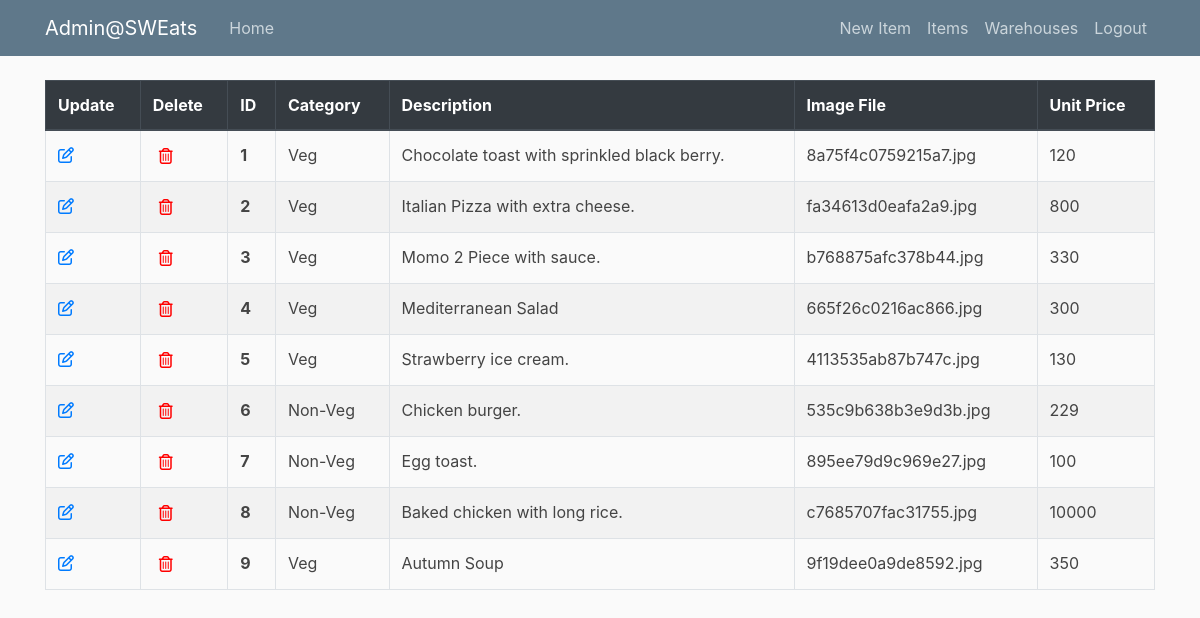
Page /admin/item (signed in) on the committed database.
### sweats/models.py (models this page shows, shortened)
class Item(db.Model):
    __tablename__ = 'items'
    id = db.Column(db.Integer , primary_key=True)
    category = db.Column(db.String(20))
    description = db.Column(db.String(200), nullable=False)
    image_file = db.Column(db.String(20), nullable=False)
    unit_price = db.Column(db.Integer , nullable=False)
    order_items = db.relationship('OrderItem' , backref='item' , lazy=True)

### sweats/admin/routes.py (the view)
@admin.route('/admin/<model_name>')
@login_required
def model(model_name):
    if not current_user.admin:
        abort(403)
    model_instance = ''
    if model_name == "item":
        model_instance = Item
        title = "Items"
        template_name = 'items.html'
    elif model_name == "warehouse":
        model_instance = Warehouse
        title = "Warehouses"
        template_name = 'warehouses.html'
    items = model_instance.query.all()
    return render_template('admin/'+template_name, title=title, items=items)

### sweats/models.py (called while the page is built)
@login_manager.user_loader
def load_user(user_id):
    return Customer.query.get(int(user_id))

### sweats/templates/admin/items.html
{% extends "admin/home.html" %}
{% block nav %}
    <a class="nav-item nav-link" href="{{ url_for('admin.new_model', model_name='item') }}">New Item</a>
{% endblock nav %}
{% block content %}
<table class="table table-bordered">
    <thead class="thead-dark">
    <tr>
        <th scope="col">Update</th>
        <th scope="col">Delete</th>
        <th scope="col">ID</th>
        <th scope="col">Category</th>
        <th scope="col">Description</th>
        <th scope="col">Image File</th>
        <th scope="col">Unit Price</th>
    </tr>
    </thead>
    <tbody>
    {% for item in items %}
        <tr class="table-row" data-href="#">
            <td><a href="{{ url_for('admin.update_item', item_id=item.id) }}"><i class="far fa-edit"></i></a></td>
            <td><form class="delete-item-form" action="{{ url_for('admin.delete_model_instance', model_name='item', instance_id=item.id) }}" method="POST"><button type="submit" class="delete-button"><i class="far fa-trash-alt"></i></button></form></td>
            <th scope="row">{{ item.id }}</th>
            <td>{{ item.category }}</td>
            <td>{{ item.description }}</td>
            <td>{{ item.image_file }}</td>
            <td>{{ item.unit_price }}</td>
        </tr>
    {% endfor %}
    </tbody>
</table>
{% endblock content %}

### sweats/static/main.css (style rules this page uses)
body { background: #fafafa; color: #333333; margin-top: 5rem; }
.site-header .navbar-nav .nav-link { color: #cbd5db; }
.table-row { cursor: pointer; color: #444444; }
.table tr:nth-child(even) { background-color: #f2f2f2; }
.delete-button { background-color: Transparent; background-repeat:no-repeat; border: none; cursor:pointer; overflow: hidden; outline:none; }
.fa-trash-alt { color:red; }

### rows in the picture
Item: id "1", category "Veg", description "Chocolate toast with sprinkled black berry.", image_file "8a75f4c0759215a7.jpg", unit_price "120"
Item: id "2", category "Veg", description "Italian Pizza with extra cheese.", image_file "fa34613d0eafa2a9.jpg", unit_price "800"
Item: id "3", category "Veg", description "Momo 2 Piece with sauce.", image_file "b768875afc378b44.jpg", unit_price "330"
Item: id "4", category "Veg", description "Mediterranean Salad", image_file "665f26c0216ac866.jpg", unit_price "300"
Item: id "5", category "Veg", description "Strawberry ice cream.", image_file "4113535ab87b747c.jpg", unit_price "130"
Item: id "6", category "Non-Veg", description "Chicken burger.", image_file "535c9b638b3e9d3b.jpg", unit_price "229"
Item: id "7", category "Non-Veg", description "Egg toast.", image_file "895ee79d9c969e27.jpg", unit_price "100"
Item: id "8", category "Non-Veg", description "Baked chicken with long rice.", image_file "c7685707fac31755.jpg", unit_price "10000"
Item: id "9", category "Veg", description "Autumn Soup", image_file "9f19dee0a9de8592.jpg", unit_price "350"
